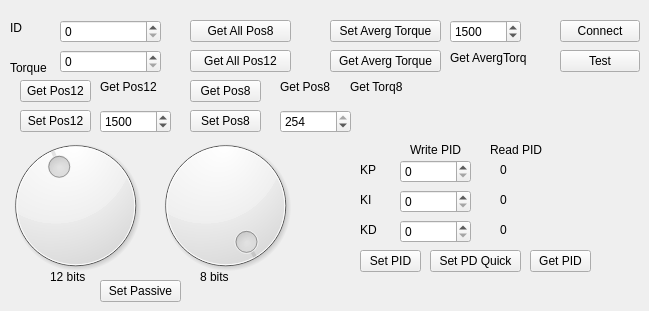
    <widget class="QWidget" name="tab">
     <attribute name="title">
      <string>SAM</string>
     </attribute>
     <widget class="QPushButton" name="buttonTest">
      <property name="geometry">
       <rect>
        <x>560</x>
        <y>50</y>
        <width>80</width>
        <height>22</height>
       </rect>
      </property>
      <property name="text">
       <string>Test</string>
      </property>
     </widget>
     <widget class="QLabel" name="label_2">
      <property name="geometry">
       <rect>
        <x>10</x>
        <y>20</y>
        <width>31</width>
        <height>16</height>
       </rect>
      </property>
      <property name="text">
       <string>ID</string>
      </property>
     </widget>
     <widget class="QSpinBox" name="spinBox_SAMTorque">
      <property name="geometry">
       <rect>
        <x>60</x>
        <y>50</y>
        <width>101</width>
        <height>23</height>
       </rect>
      </property>
      <property name="maximum">
       <number>4</number>
      </property>
     </widget>
     <widget class="QDial" name="dialPos">
      <property name="geometry">
       <rect>
        <x>-10</x>
        <y>130</y>
        <width>171</width>
        <height>151</height>
       </rect>
      </property>
      <property name="minimum">
       <number>401</number>
      </property>
      <property name="maximum">
       <number>3700</number>
      </property>
      <property name="value">
       <number>1800</number>
      </property>
     </widget>
     <widget class="QPushButton" name="Buttonconnect">
      <property name="geometry">
       <rect>
        <x>560</x>
        <y>20</y>
        <width>80</width>
        <height>22</height>
       </rect>
      </property>
      <property name="text">
       <string>Connect</string>
      </property>
     </widget>
     <widget class="QLabel" name="label_3">
      <property name="geometry">
       <rect>
        <x>10</x>
        <y>60</y>
        <width>41</width>
        <height>16</height>
       </rect>
      </property>
      <property name="text">
       <string>Torque</string>
      </property>
     </widget>
     <widget class="QSpinBox" name="spinBox_SAMID">
      <property name="geometry">
       <rect>
        <x>60</x>
        <y>20</y>
        <width>101</width>
        <height>23</height>
       </rect>
      </property>
      <property name="maximum">
       <number>25</number>
      </property>
     </widget>
     <widget class="QLabel" name="label_6">
      <property name="geometry">
       <rect>
        <x>360</x>
        <y>220</y>
        <width>31</width>
        <height>20</height>
       </rect>
      </property>
      <property name="text">
       <string>KD</string>
      </property>
     </widget>
     <widget class="QLabel" name="label_10">
      <property name="geometry">
       <rect>
        <x>490</x>
        <y>140</y>
        <width>61</width>
        <height>20</height>
       </rect>
      </property>
      <property name="text">
       <string>Read PID</string>
      </property>
     </widget>
     <widget class="QLabel" name="label_11">
      <property name="geometry">
       <rect>
        <x>410</x>
        <y>140</y>
        <width>61</width>
        <height>20</height>
       </rect>
      </property>
      <property name="text">
       <string>Write PID</string>
      </property>
     </widget>
     <widget class="QLabel" name="label_4">
      <property name="geometry">
       <rect>
        <x>360</x>
        <y>160</y>
        <width>31</width>
        <height>20</height>
       </rect>
      </property>
      <property name="text">
       <string>KP</string>
      </property>
     </widget>
     <widget class="QLabel" name="label_5">
      <property name="geometry">
       <rect>
        <x>360</x>
        <y>190</y>
        <width>31</width>
        <height>20</height>
       </rect>
      </property>
      <property name="text">
       <string>KI</string>
      </property>
     </widget>
     <widget class="QPushButton" name="pushButton_SAMGetPID">
      <property name="geometry">
       <rect>
        <x>530</x>
        <y>250</y>
        <width>61</width>
        <height>22</height>
       </rect>
      </property>
      <property name="text">
       <string>Get PID</string>
      </property>
     </widget>
     <widget class="QLabel" name="label_SAMP">
      <property name="geometry">
       <rect>
        <x>500</x>
        <y>160</y>
        <width>31</width>
        <height>20</height>
       </rect>
      </property>
      <property name="text">
       <string>0</string>
      </property>
     </widget>
     <widget class="QLabel" name="label_SAMD">
      <property name="geometry">
       <rect>
        <x>500</x>
        <y>220</y>
        <width>31</width>
        <height>20</height>
       </rect>
      </property>
      <property name="text">
       <string>0</string>
      </property>
     </widget>
     <widget class="QLabel" name="label_SAMI">
      <property name="geometry">
       <rect>
        <x>500</x>
        <y>190</y>
        <width>31</width>
        <height>20</height>
       </rect>
      </property>
      <property name="text">
       <string>0</string>
      </property>
     </widget>
     <widget class="QPushButton" name="pushButton_SAMSetPID">
      <property name="geometry">
       <rect>
        <x>360</x>
        <y>250</y>
        <width>61</width>
        <height>22</height>
       </rect>
      </property>
      <property name="text">
       <string>Set PID</string>
      </property>
     </widget>
     <widget class="QLabel" name="label_SAMGetPos">
      <property name="geometry">
       <rect>
        <x>100</x>
        <y>80</y>
        <width>59</width>
        <height>14</height>
       </rect>
      </property>
      <property name="text">
       <string>Get Pos12</string>
      </property>
     </widget>
     <widget class="QPushButton" name="pushButton_SAMSetPos">
      <property name="geometry">
       <rect>
        <x>20</x>
        <y>110</y>
        <width>71</width>
        <height>22</height>
       </rect>
      </property>
      <property name="text">
       <string>Set Pos12</string>
      </property>
     </widget>
     <widget class="QPushButton" name="pushButton_SAMGetPos">
      <property name="geometry">
       <rect>
        <x>20</x>
        <y>80</y>
        <width>71</width>
        <height>22</height>
       </rect>
      </property>
      <property name="text">
       <string>Get Pos12</string>
      </property>
     </widget>
     <widget class="QSpinBox" name="spinBox_SAMSetPos">
      <property name="geometry">
       <rect>
        <x>100</x>
        <y>110</y>
        <width>71</width>
        <height>23</height>
       </rect>
      </property>
      <property name="minimum">
       <number>401</number>
      </property>
      <property name="maximum">
       <number>3700</number>
      </property>
      <property name="value">
       <number>1500</number>
      </property>
     </widget>
     <widget class="QDial" name="dialPos8bit">
      <property name="geometry">
       <rect>
        <x>140</x>
        <y>130</y>
        <width>171</width>
        <height>151</height>
       </rect>
      </property>
      <property name="minimum">
       <number>1</number>
      </property>
      <property name="maximum">
       <number>254</number>
      </property>
      <property name="value">
       <number>254</number>
      </property>
     </widget>
     <widget class="QLabel" name="label">
      <property name="geometry">
       <rect>
        <x>50</x>
        <y>270</y>
        <width>59</width>
        <height>14</height>
       </rect>
      </property>
      <property name="text">
       <string>12 bits</string>
      </property>
     </widget>
     <widget class="QLabel" name="label_12">
      <property name="geometry">
       <rect>
        <x>200</x>
        <y>270</y>
        <width>59</width>
        <height>14</height>
       </rect>
      </property>
      <property name="text">
       <string>8 bits</string>
      </property>
     </widget>
     <widget class="QPushButton" name="pushButton_SAMSetPos8">
      <property name="geometry">
       <rect>
        <x>190</x>
        <y>110</y>
        <width>71</width>
        <height>22</height>
       </rect>
      </property>
      <property name="text">
       <string>Set Pos8</string>
      </property>
     </widget>
     <widget class="QPushButton" name="pushButton_SAMGetPos8">
      <property name="geometry">
       <rect>
        <x>190</x>
        <y>80</y>
        <width>71</width>
        <height>22</height>
       </rect>
      </property>
      <property name="text">
       <string>Get Pos8</string>
      </property>
     </widget>
     <widget class="QSpinBox" name="spinBox_SAMSetPos8">
      <property name="geometry">
       <rect>
        <x>280</x>
        <y>110</y>
        <width>71</width>
        <height>23</height>
       </rect>
      </property>
      <property name="minimum">
       <number>1</number>
      </property>
      <property name="maximum">
       <number>254</number>
      </property>
      <property name="value">
       <number>254</number>
      </property>
     </widget>
     <widget class="QLabel" name="label_SAMGetPos8">
      <property name="geometry">
       <rect>
        <x>280</x>
        <y>80</y>
        <width>59</width>
        <height>14</height>
       </rect>
      </property>
      <property name="text">
       <string>Get Pos8</string>
      </property>
     </widget>
     <widget class="QPushButton" name="pushButton_SAMSetPassive">
      <property name="geometry">
       <rect>
        <x>100</x>
        <y>280</y>
        <width>81</width>
        <height>22</height>
       </rect>
      </property>
      <property name="text">
       <string>Set Passive</string>
      </property>
     </widget>
     <widget class="QLabel" name="label_SAMGetTorq8">
      <property name="geometry">
       <rect>
        <x>350</x>
        <y>80</y>
        <width>59</width>
        <height>14</height>
       </rect>
      </property>
      <property name="text">
       <string>Get Torq8</string>
      </property>
     </widget>
     <widget class="QSpinBox" name="spinBox_SAMP">
      <property name="geometry">
       <rect>
        <x>400</x>
        <y>160</y>
        <width>71</width>
        <height>23</height>
       </rect>
      </property>
      <property name="minimum">
       <number>0</number>
      </property>
      <property name="maximum">
       <number>255</number>
      </property>
     </widget>
     <widget class="QSpinBox" name="spinBox_SAMI">
      <property name="geometry">
       <rect>
        <x>400</x>
        <y>190</y>
        <width>71</width>
        <height>23</height>
       </rect>
      </property>
      <property name="minimum">
       <number>0</number>
      </property>
      <property name="maximum">
       <number>255</number>
      </property>
     </widget>
     <widget class="QSpinBox" name="spinBox_SAMD">
      <property name="geometry">
       <rect>
        <x>400</x>
        <y>220</y>
        <width>71</width>
        <height>23</height>
       </rect>
      </property>
      <property name="minimum">
       <number>0</number>
      </property>
      <property name="maximum">
       <number>255</number>
      </property>
     </widget>
     <widget class="QPushButton" name="pushButton_SAMAllGetPos8">
      <property name="geometry">
       <rect>
        <x>190</x>
        <y>20</y>
        <width>101</width>
        <height>22</height>
       </rect>
      </property>
      <property name="text">
       <string>Get All Pos8</string>
      </property>
     </widget>
     <widget class="QPushButton" name="pushButton_SAMGetAllPos12">
      <property name="geometry">
       <rect>
        <x>190</x>
        <y>50</y>
        <width>101</width>
        <height>22</height>
       </rect>
      </property>
      <property name="text">
       <string>Get All Pos12</string>
      </property>
     </widget>
     <widget class="QPushButton" name="pushButton_SAMSetAveragTorq">
      <property name="geometry">
       <rect>
        <x>330</x>
        <y>20</y>
        <width>111</width>
        <height>22</height>
       </rect>
      </property>
      <property name="text">
       <string>Set Averg Torque</string>
      </property>
     </widget>
     <widget class="QSpinBox" name="spinBox_SAMSetAveraTorq">
      <property name="geometry">
       <rect>
        <x>450</x>
        <y>20</y>
        <width>71</width>
        <height>23</height>
       </rect>
      </property>
      <property name="minimum">
       <number>0</number>
      </property>
      <property name="maximum">
       <number>4000</number>
      </property>
      <property name="value">
       <number>1500</number>
      </property>
     </widget>
     <widget class="QPushButton" name="pushButton_SAMGetAveragTorq">
      <property name="geometry">
       <rect>
        <x>330</x>
        <y>50</y>
        <width>111</width>
        <height>22</height>
       </rect>
      </property>
      <property name="text">
       <string>Get Averg Torque</string>
      </property>
     </widget>
     <widget class="QLabel" name="label_SAMGetAvergTorq">
      <property name="geometry">
       <rect>
        <x>450</x>
        <y>50</y>
        <width>91</width>
        <height>16</height>
       </rect>
      </property>
      <property name="text">
       <string>Get AvergTorq</string>
      </property>
     </widget>
     <widget class="QPushButton" name="pushButton_SAMSetPD_quick">
      <property name="geometry">
       <rect>
        <x>430</x>
        <y>250</y>
        <width>91</width>
        <height>22</height>
       </rect>
      </property>
      <property name="text">
       <string>Set PD Quick</string>
      </property>
     </widget>
    </widget>
